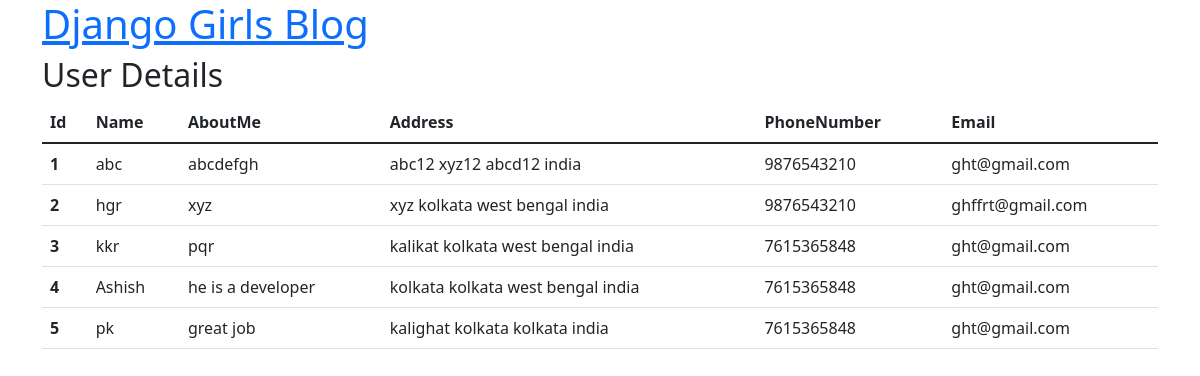
The page /post/get/ on the database its author committed.
### blog/models.py (models this page shows)
class UserProfile(models.Model):
    id = models.IntegerField(primary_key=True, editable=False)
    name = models.CharField(max_length = 100,null = True)
    phone_number = models.CharField(max_length=500)
    about_me = models.CharField(max_length=500)
    address= models.CharField(max_length = 1000,null = True)
    city = models.CharField(max_length = 500,null = True)
    state = models.CharField(max_length = 500,null = True)
    country = models.CharField(max_length = 500,null = True)
    email = models.CharField(max_length = 500,null = True)
    created_date = models.DateTimeField(auto_now_add=True,null=True)
    class Meta:
        db_table = 'user_profile'

### blog/views.py (the view)
# urls.py: path('post/get/',views.get_user,name='post_all_detail'),
def get_user(request):
    user = UserProfile.objects.all()
    print(user)
    data = { 'user' : user}
    print(data)
    return render(request, 'index_get.html', data)

### blog/templates/index_get.html
{% extends 'index1.html' %}
{% block content %}
    <h2>User Details</h2>
    <table class="table">
        <thead>
          <tr>
            <th scope="col">Id</th>
            <th scope="col">Name</th>
            <th scope="col">AboutMe</th>
            <th scope="col">Address</th>
            <th scope="col">PhoneNumber</th>
            <th scope="col">Email</th>
          </tr>
        </thead>
        <tbody>
            {% for item in user %}
          <tr>
            <th scope="row"> {{ item.id }}</th>
            <td>{{ item.name }}</td>
            <td>{{ item.about_me }}</td>
            <td>{{ item.address }}  {{item.city}}  {{item.state}}  {{item.country }}</td>
            <td> {{ item.phone_number }} </td>
            <td> {{ item.email }} </td>
        </tr>
          {% endfor %}
        </tbody>
      </table>
{% endblock %}

### blog/templates/index1.html (shortened to what this page needs)
{% load static %}
<!DOCTYPE html>
<html>
    <head>
        <link rel="stylesheet" href="https://cdn.jsdelivr.net/npm/bootstrap@5.1.3/dist/css/bootstrap.min.css">
        <link rel="stylesheet" href="{% static 'css/blog.css' %}">
    </head>
    <body>
        <header class="page-header">
            <div class="container">
                <h1><a href="/">Django Girls Blog</a></h1>
            </div>
        </header>
        <main class="content container">
            <div class="row">
                <div class="col">
                    {% block content %}
                    {% endblock %}
                </div>
            </div>
        </main>
    </body>
</html>

### rows shown on the page
UserProfile: id "1", name "abc", about_me "abcdefgh", address "abc12", city "xyz12", state "abcd12", country "india", phone_number "9876543210", email "ght@gmail.com"
UserProfile: id "2", name "hgr", about_me "xyz", address "xyz", city "kolkata", state "west bengal", country "india", phone_number "9876543210", email "ghffrt@gmail.com"
UserProfile: id "3", name "kkr", about_me "pqr", address "kalikat", city "kolkata", state "west bengal", country "india", phone_number "7615365848", email "ght@gmail.com"
UserProfile: id "4", name "Ashish", about_me "he is a developer", address "kolkata", city "kolkata", state "west bengal", country "india", phone_number "7615365848", email "ght@gmail.com"
UserProfile: id "5", name "pk", about_me "great job", address "kalighat", city "kolkata", state "kolkata", country "india", phone_number "7615365848", email "ght@gmail.com"
